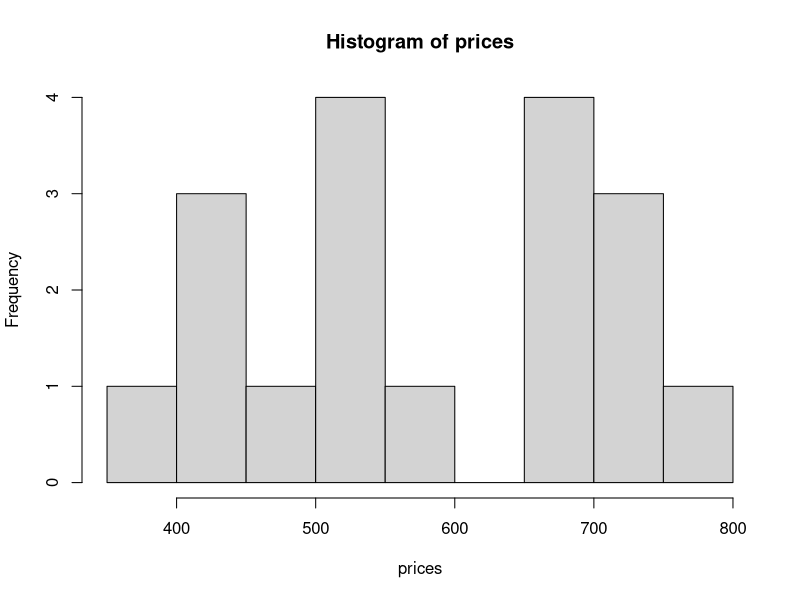
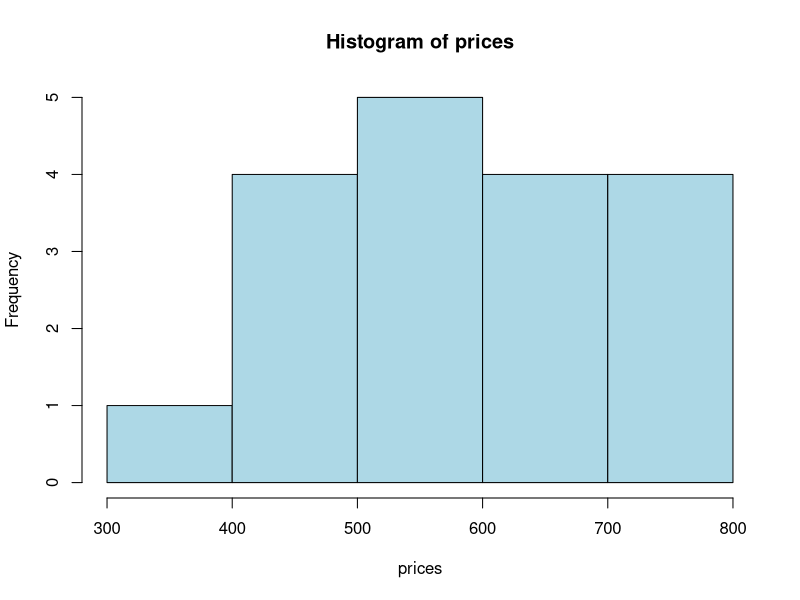
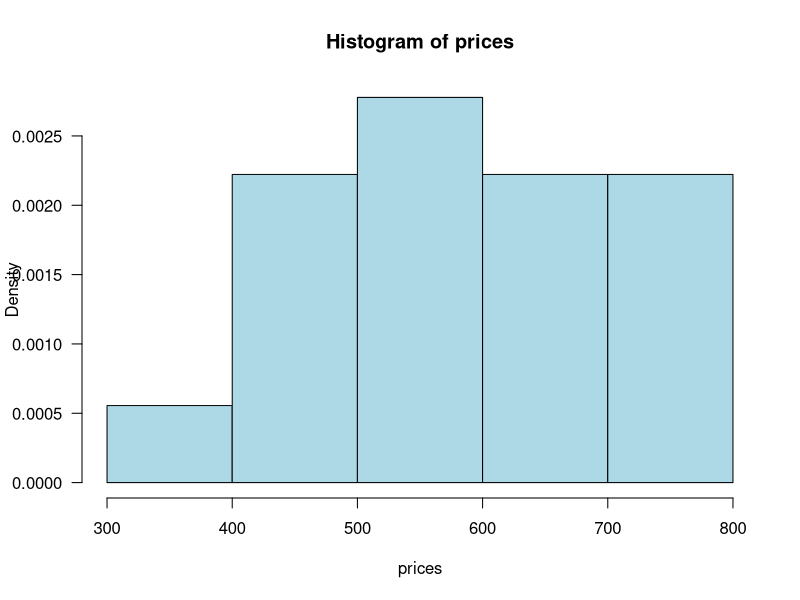
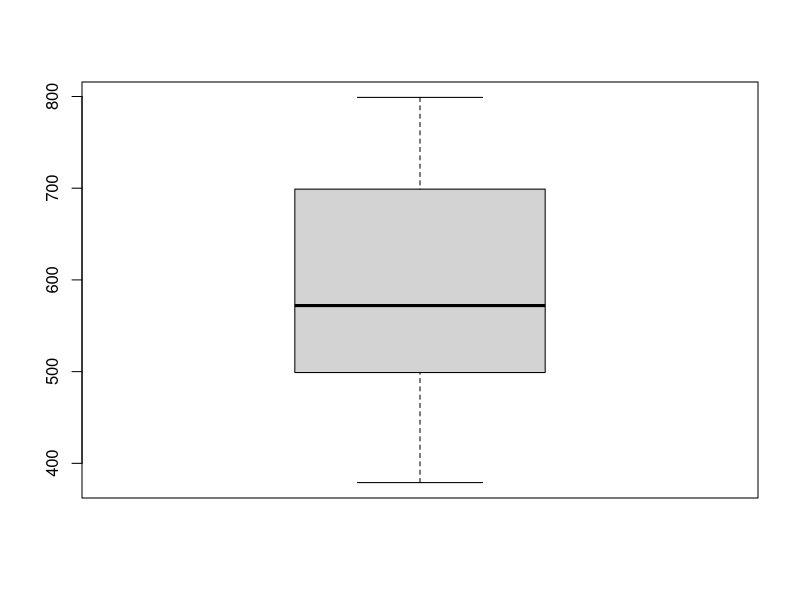
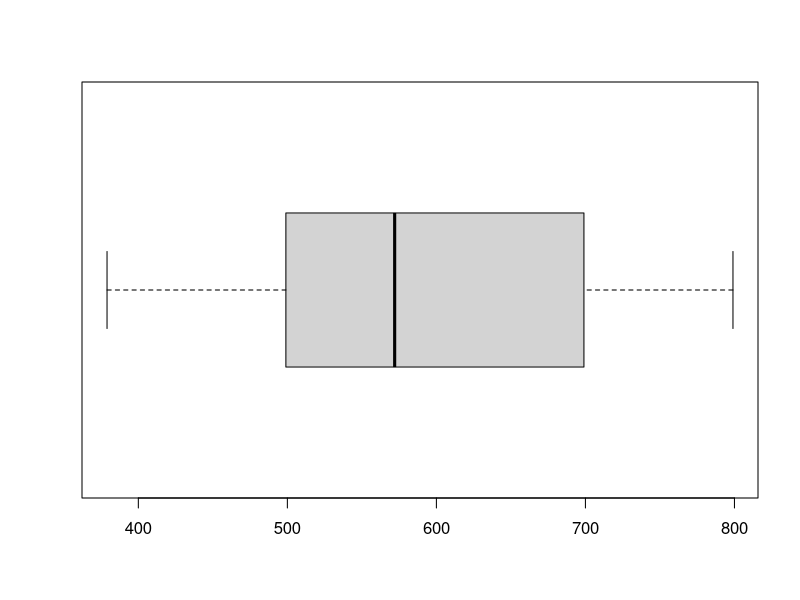
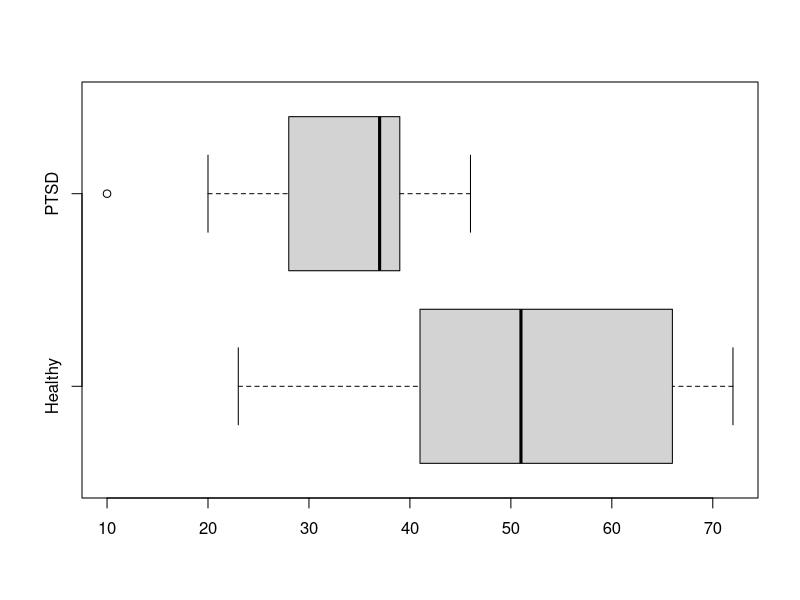
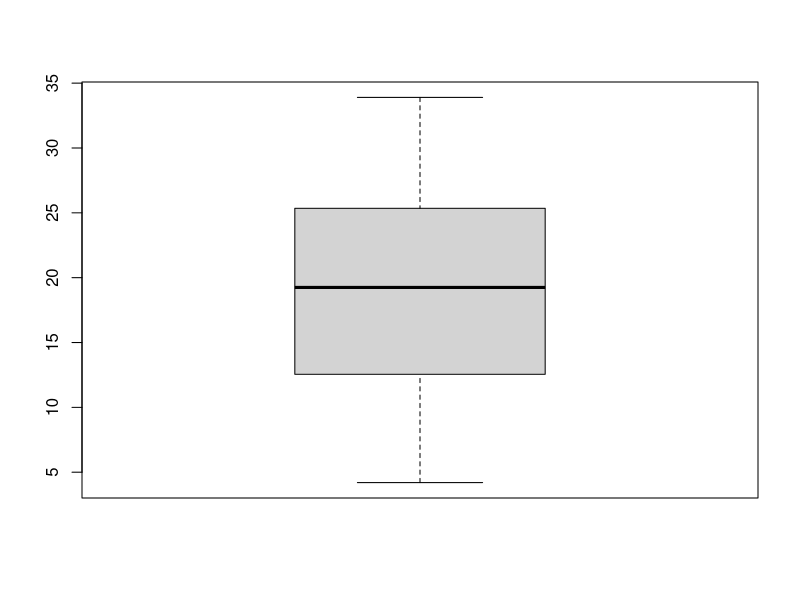
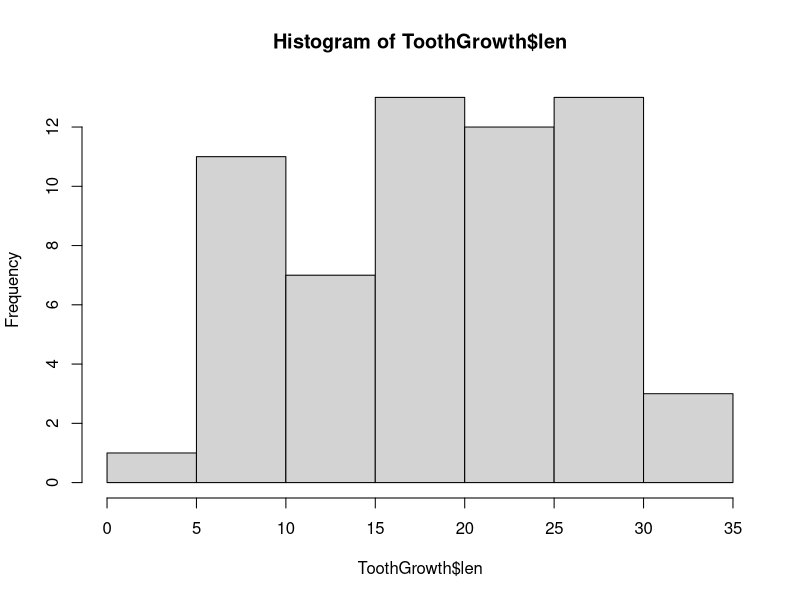

Reproduce these figures in R, in order.
## ---- chunk 1
prices <- c(379, 425, 450, 450, 499, 529, 535, 535, 545, 599, 665,
            675, 699, 699, 725, 725, 745, 799)

stem(prices)
## ---- chunk 2
prices <- c(379, 425, 450, 450, 499, 529, 535, 535, 545, 599, 665,
            675, 699, 699, 725, 725, 745, 799)

hist(prices)

hist(prices, breaks = c(300, 400, 500, 600, 700, 800),
     col = "lightblue")
## ---- chunk 3
prices <- c(379, 425, 450, 450, 499, 529, 535, 535, 545, 599, 665,
            675, 699, 699, 725, 725, 745, 799)

hist(prices, freq = FALSE, 
     breaks = c(300, 400, 500, 600, 700, 800),
     col = "lightblue", las = 1)

## ---- chunk 4
prices <- c(379, 425, 450, 450, 499, 529, 535, 535, 545, 599, 665,
            675, 699, 699, 725, 725, 745, 799)

mean(prices)

median(prices)

## quartiles
quantile(prices)

## trimmed mean
mean(prices, trim = .1) ## 10% trimmed mean
## ---- chunk 5
prices <- c(379, 425, 450, 450, 499, 529, 535, 535, 545, 599, 665,
            675, 699, 699, 725, 725, 745, 799)

var(prices)
## ---- chunk 6
sqrt(var(prices))

sd(prices)
## ---- chunk 7
fivenum(prices)
## ---- chunk 8
prices <- c(379, 425, 450, 450, 499, 529, 535, 535, 545,
            599, 665, 675, 699, 699, 725, 725, 745, 799)

boxplot(prices)

boxplot(prices, horizontal = TRUE)

PTSD <- c(10, 20, 25, 28, 31, 35, 37, 38, 38, 39, 39, 42, 46)

Healthy <- c(23, 39, 40, 41, 43, 47, 51, 58, 63, 66, 67, 69, 72)

df <- data.frame(Healthy, PTSD)

boxplot(df, horizontal = TRUE)
## ---- chunk 9
# The first 5 rows of the data
head(ToothGrowth, 5)

# Summary of data
summary(ToothGrowth)

# Boxplot 
# '$' extract the column by name
boxplot(ToothGrowth$len) 

# Stem-and-leaf Plot
stem(ToothGrowth$len)

# Histogram
h <- hist(ToothGrowth$len)

# Cumulative Histogram
h$counts <- cumsum(h$counts)
plot(h)
